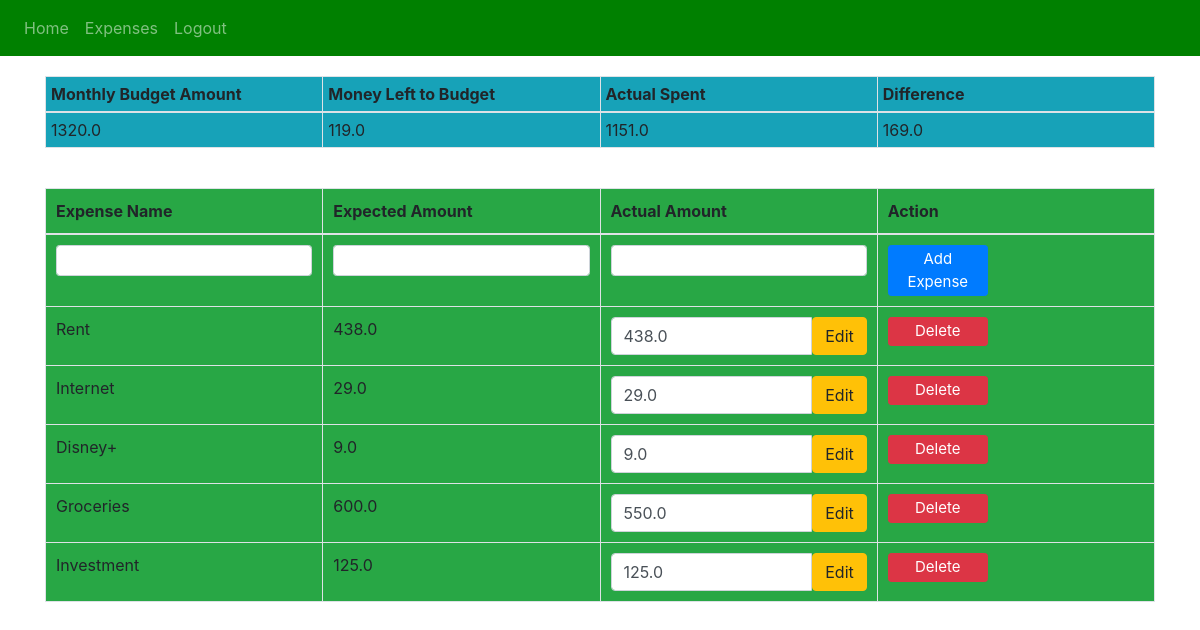
The page /expenses (signed in) on the database as committed earlier.
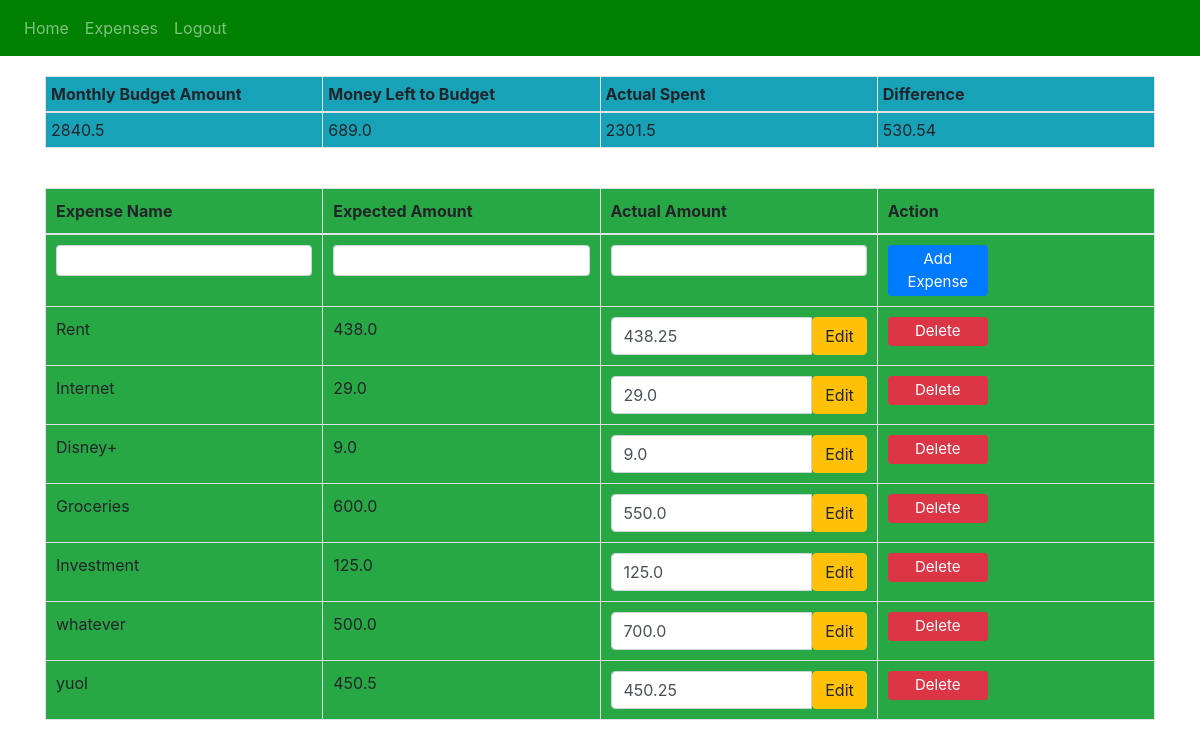
The same page on the database as committed later.
### website/models.py (models this page shows)
class Expense(db.Model):
    id = db.Column(db.Integer, primary_key=True)
    expense_name = db.Column(db.String(150), nullable=False)
    expected_expense = db.Column(db.Float, nullable=False)
    actual_expense = db.Column(db.Float, nullable=False, default=0.0)
    date = db.Column(db.DateTime(timezone=True), default=func.now())
    user_id = db.Column(db.Integer, db.ForeignKey('user.id'))

### website/views.py (the view)
@views.route('/expenses', methods=['GET', 'POST'])
@login_required
def expenses():
    if request.method == 'POST':
        addExpense()
    return render_template(
        "expenses.html",
        user=current_user,
        total_income=current_user.get_total_income(),
        remaining_to_budget=current_user.get_remaining_to_budget(),
        actual_spent=current_user.get_actual_spent(),
        difference=current_user.get_difference()
    )

### website/__init__.py (called while the page is built)
def create_app():
    app = Flask(__name__)
    app.config['SECRET_KEY'] = 'alhgaklgdakd jakhgakaggaae'
    app.config['SQLALCHEMY_DATABASE_URI'] = f'sqlite:///{DB_NAME}'
    db.init_app(app)
    from .views import views
    from .auth import auth
    app.register_blueprint(views, url_prefix='/')
    app.register_blueprint(auth, url_prefix='/')
    from .models import User, Expense, Income
    with app.app_context():
        db.create_all()
    login_manager = LoginManager()
    login_manager.login_view = 'auth.login'
    login_manager.init_app(app)
    @login_manager.user_loader
    def load_user(id):
        return User.query.get(int(id))
    return app

### website/models.py (called while the page is built)
    def get_total_income(self):
        return sum(income.expected_income for income in self.incomes)

    def get_total_actual_income(self):
        return sum(income.actual_income for income in self.incomes)

    def get_total_expenses(self):
        return sum(expense.expected_expense for expense in self.expenses)

    def get_remaining_to_budget(self):
        return self.get_total_income() - self.get_total_expenses()

    def get_actual_spent(self):
        return sum(expense.actual_expense for expense in self.expenses)

### website/templates/expenses.html (shortened to what this page needs)
{% extends "base.html" %}
{% block content %}
<div id="tableContainer">
    <table class="table table-bordered" id="budgetTable">
        <thead>
            <tr>
                <th class="bg-info">Monthly Budget Amount</th>
                <th class="bg-info">Money Left to Budget</th>
                <th class="bg-info">Actual Spent</th>
                <th class="bg-info">Difference</th>
            </tr>
        </thead>
        <tbody>
            <tr>
                <td class="bg-info">{{ total_income }}</td>
                <td class="bg-info">{{ remaining_to_budget }}</td>
                <td class="bg-info">{{ actual_spent }}</td>
                <td class="bg-info">{{ difference }}</td>
            </tr>
        </tbody>
    </table>
</div>
<div id="tableContainer">
<table class="table table-bordered" id="expenseTable">
    <thead>
        <tr>
            <th class="bg-success">Expense Name</th>
            <th class="bg-success">Expected Amount</th>
            <th class="bg-success">Actual Amount</th>
            <th class="bg-success">Action</th>
        </tr>
    </thead>
    <tbody>
            <tr>
                <form method="POST">
                    <td class="bg-success">
                        <input class="form-control form-control-sm" type="text" id="expenseName" name="expenseName" required>
                    </td>
                    <td class="bg-success">
                        <input class="form-control form-control-sm" type="number" step="0.01" id="expectedExpense" name="expectedExpense" required>
                    </td>
                    <td class="bg-success">
                        <input class="form-control form-control-sm" type="number" step="0.01" id="actualExpense" name="actualExpense" required>
                    </td>
                    <td class="bg-success">
                        <button type="submit" class="btn btn-primary btn-sm btn-custom">Add Expense</button>
                    </td>
                </form>
            </tr>
        {% for expense in user.expenses %}
        <tr>
            <td class="bg-success">{{ expense.expense_name }}</td>
            <td class="bg-success">{{ expense.expected_expense }}</td>
            <td class="bg-success">
            	<form id="form-{{ expense.id }}" method="POST">
                    <div class="input-group">
                        <input type="number" class="form-control" name="actualExpense" value="{{ expense.actual_expense }}" aria-describedby="button-addon2" required>
                    	<button class="btn btn-warning" type="button" id="button-addon2" onClick="updateExpense({{ expense.id }})">Edit</button>
                   </div>
                </form>
	        </td>
            <td class="bg-success">
                <button type="button" class="btn btn-danger btn-sm btn-custom" onClick="deleteExpense({{ expense.id }})">Delete</button>
            </td>
        </tr>
        {% endfor %}
    </tbody>
</table>
</div>
{% endblock %}

Rows that differ between the two databases and show on the page:
changed Expense "Rent": actualExpense "438.0" → "438.25"
added Expense: expense_name "whatever", expected_expense "500.0", actualExpense "700.0"
added Expense: expense_name "yuol", expected_expense "450.5", actualExpense "450.25"
Other text that changed with them:
{{ total_income }}: "1320.0" → "2840.5"
{{ remaining_to_budget }}: "119.0" → "689.0"
{{ actual_spent }}: "1151.0" → "2301.5"
{{ difference }}: "169.0" → "530.54"
